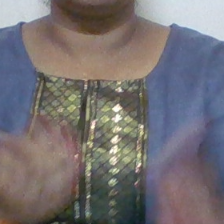
#> input picture dataset/real_capture/ALL_DONE/ALL_DONE_1781628085_773e12f5.png, 224 x 224 px, found by its file name; its folder holds only this picture in this run
$ python images_to_csv.py ../dataset/real_capture/ALL_DONE
#> lines starting #> are read from the running program, lines starting #| are printed output that depends on the picture
### sign_labels.py
"""Centralized sign labels mapping.

The default mapping uses the standard Sign Language MNIST alphabet classes.
If a training run writes a dynamic label map file, it is loaded automatically
so the web app and inference scripts remain aligned with the trained model.
"""

import json
import os

ASL_ALPHABET_LABELS = [
    'A', 'B', 'C', 'D', 'E', 'F', 'G', 'H', 'I', 'K',
    'L', 'M', 'N', 'O', 'P', 'Q', 'R', 'S', 'T', 'U',
    'V', 'W', 'X', 'Y'
]

WORD_LABELS = [
    'ALL_DONE',
    'YES',
    'HELP',
    'PLEASE',
    'MORE',
    'THANK_YOU',
    'NO',
    'STOP'
]

# The current app and model use the word-based sign set by default.
# If a valid sign_label_map.json exists, it is loaded and kept in sync.
DEFAULT_LABELS = WORD_LABELS


def load_all_label_maps(json_path=None):
    if json_path is None:
        json_path = os.path.join(os.getcwd(), 'sign_label_map.json')

    alpha_path = os.path.join(os.getcwd(), 'sign_label_map_alpha.json')

    words_map = {i: label for i, label in enumerate(WORD_LABELS)}
    alpha_map = {i: label for i, label in enumerate(ASL_ALPHABET_LABELS)}

    # Try to load word label map
    if os.path.exists(json_path):
        try:
            with open(json_path, 'r', encoding='utf-8') as f:
#> (reads sign_label_map.json from the repository)
                data = json.load(f)
            if isinstance(data, dict):
                # Support structured maps: {"words": [...], "alphabet": [...]} or legacy {"labels": [...]}
                if 'words' in data and isinstance(data['words'], list):
                    words_map = {i: label for i, label in enumerate(data['words'])}
                if 'alphabet' in data and isinstance(data['alphabet'], list):
                    alpha_map = {i: label for i, label in enumerate(data['alphabet'])}
                if 'labels' in data and isinstance(data['labels'], list):
                    # legacy single-list file — assume it maps to words when length matches
                    labels = data['labels']
                    if len(labels) == len(WORD_LABELS):
                        words_map = {i: label for i, label in enumerate(labels)}
                    elif len(labels) == len(ASL_ALPHABET_LABELS):
                        alpha_map = {i: label for i, label in enumerate(labels)}
        except Exception:
            pass

    # Try to load alphabet label map (dedicated file takes priority)
    if os.path.exists(alpha_path):
        try:
            with open(alpha_path, 'r', encoding='utf-8') as f:
#> (reads sign_label_map_alpha.json from the repository)
                data = json.load(f)
            if isinstance(data, dict) and 'labels' in data and isinstance(data['labels'], list):
                alpha_map = {i: label for i, label in enumerate(data['labels'])}
        except Exception:
            pass

    return words_map, alpha_map


# Load both maps; keep backwards compatibility with SIGN_LABELS as the primary (words) map.
SIGN_LABELS_WORDS, SIGN_LABELS_ALPHA = load_all_label_maps()
SIGN_LABELS = SIGN_LABELS_WORDS

LABEL_TO_INDEX = {label: i for i, label in SIGN_LABELS.items()}


# [4 lines left out: function get_label_map, not called in this run]


def num_classes(kind='words'):
    return len(get_label_map(kind))

### tools/images_to_csv.py
import os
import csv
import cv2
import argparse
from sign_labels import LABEL_TO_INDEX

def process_image(path, size=(28,28)):
#> called with size = (28, 28)
    img = cv2.imread(path)
#> img is the input picture: shape (224, 224, 3); mean B, G, R 115.6, 112.4, 117.1
    if img is None:
        return None
    gray = cv2.cvtColor(img, cv2.COLOR_BGR2GRAY)
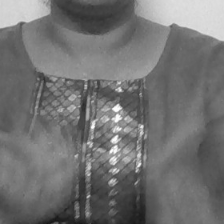
#> gray: shape (224, 224); min 22, max 252, mean 114.1
    gray = cv2.resize(gray, size, interpolation=cv2.INTER_AREA)
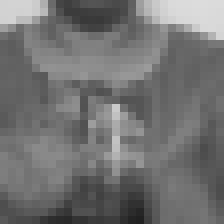
#> gray: shape (28, 28) (shown 8 times larger); min 33, max 220, mean 114.1
    flat = gray.flatten().tolist()
#> flat = 784 values, max 220 at index 24, min 33 at index 773, mean 114.1
    return flat

def main(root_dir, out_csv):
    rows = []
    for label_name, idx in LABEL_TO_INDEX.items():
        folder = os.path.join(root_dir, label_name)
        if not os.path.isdir(folder):
            continue
        for fname in os.listdir(folder):
            if not fname.lower().endswith(('.png', '.jpg', '.jpeg', '.bmp')):
                continue
            path = os.path.join(folder, fname)
            flat = process_image(path)
            if flat is None:
                continue
            rows.append([idx] + flat)

    # write CSV
    with open(out_csv, 'w', newline='') as f:
        writer = csv.writer(f)
        # header: label + pixel0..pixel783
        header = ['label'] + [f'pixel{i}' for i in range(28*28)]
        writer.writerow(header)
        writer.writerows(rows)

if __name__ == '__main__':
    parser = argparse.ArgumentParser(description='Convert image folders into sign-mnist CSV')
    parser.add_argument('root_dir', help='Root folder containing subfolders named exactly as labels in sign_labels.py')
    parser.add_argument('--out', default='dataset/archive/custom_real_capture.csv', help='Output CSV path')
    args = parser.parse_args()
    os.makedirs(os.path.dirname(args.out), exist_ok=True)
    main(args.root_dir, args.out)
    print('Wrote CSV to', args.out)
